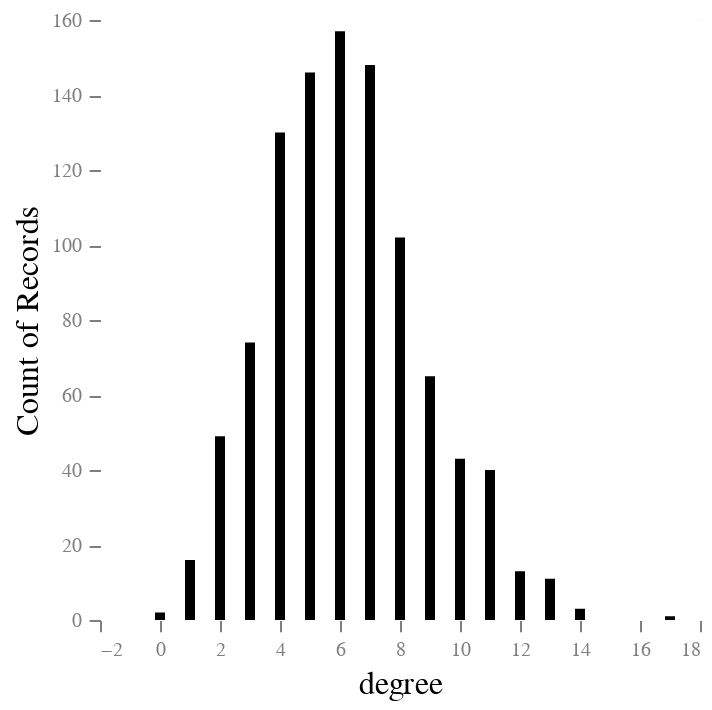

Source (notebook cell):
### Code cell
alt.Chart(degrees_df).mark_bar(color="black").encode(
    alt.X("degree:Q"),
    y='count()',
)

### Figure 1 — Vega specification as saved in the notebook (floating-point values rounded to 4 significant figures)
{"$schema": "https://vega.github.io/schema/vega/v5.json", "data": [{"name": "source_0", "values": [{"__count": 74, "degree": 3}, {"__count": 157, "degree": 6}, {"__count": 148, "degree": 7}, {"__count": 146, "degree": 5}, {"__count": 43, "degree": 10}, {"__count": 102, "degree": 8}, {"__count": 130, "degree": 4}, {"__count": 65, "degree": 9}, {"__count": 16, "degree": 1}, {"__count": 40, "degree": 11}, {"__count": 49, "degree": 2}, {"__count": 11, "degree": 13}, {"__count": 1, "degree": 17}, {"__count": 13, "degree": 12}, {"__count": 3, "degree": 14}, {"__count": 2, "degree": 0}]}, {"name": "source_0_x_domain_degree", "values": [{"min": 0, "max": 17}]}, {"name": "source_0_y_domain___count", "values": [{"min": 1, "max": 157}]}], "marks": [{"type": "rect", "name": "marks", "from": {"data": "source_0"}, "encode": {"update": {"description": {"signal": "\"degree: \" + (format(datum[\"degree\"], \"\")) + \"; Count of Records: \" + (format(datum[\"__count\"], \"\"))"}, "fill": {"value": "black"}, "y2": {"value": 0, "scale": "y"}, "xc": {"field": "degree", "scale": "x"}, "width": {"value": 5}, "y": {"field": "__count", "scale": "y"}, "ariaRoleDescription": {"value": "bar"}}}, "style": ["bar"]}], "scales": [{"name": "x", "type": "linear", "domain": [{"signal": "(data(\"source_0_x_domain_degree\")[0] || {}).min"}, {"signal": "(data(\"source_0_x_domain_degree\")[0] || {}).max"}], "range": [0, {"signal": "width"}], "zero": false, "nice": true, "padding": 5}, {"name": "y", "type": "linear", "domain": [{"signal": "(data(\"source_0_y_domain___count\")[0] || {}).min"}, {"signal": "(data(\"source_0_y_domain___count\")[0] || {}).max"}], "range": [{"signal": "height"}, 0], "nice": true, "zero": true}], "axes": [{"scale": "x", "minExtent": 0, "tickCount": {"signal": "ceil(width/40)"}, "aria": false, "domain": false, "labels": false, "grid": true, "maxExtent": 0, "zindex": 0, "orient": "bottom", "ticks": false, "gridScale": "y"}, {"scale": "y", "orient": "left", "tickCount": {"signal": "ceil(height/40)"}, "labels": false, "maxExtent": 0, "ticks": false, "zindex": 0, "gridScale": "x", "aria": false, "grid": true, "domain": false, "minExtent": 0}, {"scale": "x", "zindex": 0, "title": "degree", "grid": false, "orient": "bottom", "labelFlush": true, "labelOverlap": true, "tickCount": {"signal": "ceil(width/40)"}}, {"scale": "y", "zindex": 0, "grid": false, "tickCount": {"signal": "ceil(height/40)"}, "title": "Count of Records", "orient": "left", "labelOverlap": true}], "usermeta": {"embedOptions": {"theme": "ggplot2"}}, "height": 300, "padding": 5, "width": 300, "style": "cell", "background": "white", "config": {"group": {"fill": "#e5e5e5"}, "path": {"stroke": "#000"}, "shape": {"stroke": "#000"}, "symbol": {"fill": "#000", "size": 40}, "range": {"category": ["#000000", "#7F7F7F", "#1A1A1A", "#999999", "#333333", "#B0B0B0", "#4D4D4D", "#C9C9C9", "#666666", "#DCDCDC"]}, "axis": {"domain": false, "grid": true, "gridColor": "#FFFFFF", "gridOpacity": 1, "labelColor": "#7F7F7F", "labelPadding": 4, "tickColor": "#7F7F7F", "tickSize": 5.67, "titleFontSize": 16, "titleFontWeight": "normal"}, "legend": {"labelBaseline": "middle", "labelFontSize": 11, "symbolSize": 40}, "style": {"arc": {"fill": "#000"}, "area": {"fill": "#000"}, "line": {"stroke": "#000"}, "rect": {"fill": "#000"}}}}
